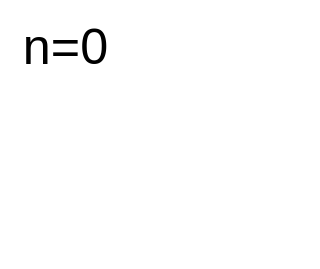

Write the Vega-Lite specification saved for this chart.
### Vega specification from a JSON file in a GitHub repository (floating-point values rounded to 4 significant figures)
{"width": 60, "height": 40, "padding": 5, "background": "white", "data": [{"name": "A", "values": []}, {"name": "tree", "source": "A", "transform": [{"type": "stratify", "key": "id", "parentKey": "parent"}, {"type": "formula", "expr": "1", "as": "z"}, {"type": "tree"}]}, {"name": "links", "source": "tree", "transform": [{"type": "treelinks"}]}], "signals": [{"name": "n", "update": "length(data('tree'))"}], "marks": [{"type": "text", "encode": {"update": {"text": {"signal": "'n='+n"}}}}]}
